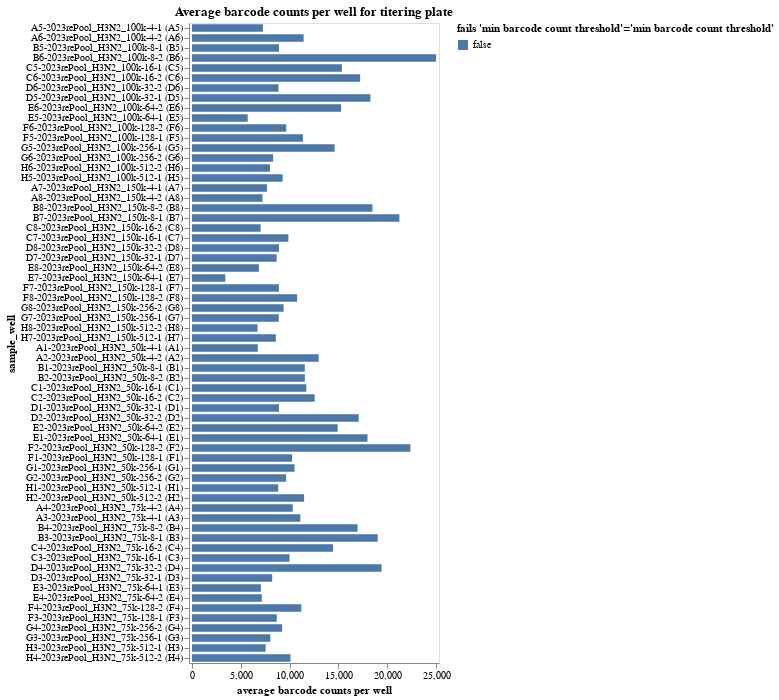

The code cell stored with this chart in its notebook:
### Markdown cell above
Plot average counts per barcode.
If a sample has inadequate barcode counts, it may not have good enough statistics for accurate analysis, and a QC-threshold is applied:

### Code cell
avg_barcode_counts = (
    counts.groupby(
        ["well", "sample_well"],
        dropna=False,
        as_index=False,
    )
    .aggregate(avg_count=pd.NamedAgg("count", "mean"))
    .assign(
        fails_qc=lambda x: (
            x["avg_count"] < 500
        ),
    )
)

avg_barcode_counts_chart = (
    alt.Chart(avg_barcode_counts)
    .encode(
        alt.X(
            "avg_count",
            title="average barcode counts per well",
            scale=alt.Scale(nice=False, padding=3),
        ),
        alt.Y("sample_well", sort=sample_wells),
        alt.Color(
            "fails_qc",
            title=f"fails {'min barcode count threshold'=}",
            legend=alt.Legend(titleLimit=500),
        ),
        tooltip=[
            alt.Tooltip(c, format=".3g") if avg_barcode_counts[c].dtype == float else c
            for c in avg_barcode_counts.columns
        ],
    )
    .mark_bar(height={"band": 0.85})
    .properties(
        height=alt.Step(10),
        width=250,
        title=f"Average barcode counts per well for titering plate",
    )
    .configure_axis(grid=False)
)

display(avg_barcode_counts_chart)

# drop wells failing QC
avg_barcode_counts_per_well_drops = list(avg_barcode_counts.query("fails_qc")["well"])

### Figure 1 — Vega-Lite specification as saved in the notebook (floating-point values rounded to 4 significant figures; data arrays with more than 128 entries replaced by an {"elided": "..."} marker saying what was removed)
{"config": {"view": {"continuousWidth": 300, "continuousHeight": 300}, "axis": {"grid": false}}, "data": {"name": "data-cbed1154d39fcc714a9cdf3fb4dfd94e"}, "mark": {"type": "bar", "height": {"band": 0.85}}, "encoding": {"color": {"field": "fails_qc", "legend": {"titleLimit": 500}, "title": "fails 'min barcode count threshold'='min barcode count threshold'", "type": "nominal"}, "tooltip": [{"field": "well", "type": "nominal"}, {"field": "sample_well", "type": "nominal"}, {"field": "avg_count", "format": ".3g", "type": "quantitative"}, {"field": "fails_qc", "type": "nominal"}], "x": {"field": "avg_count", "scale": {"nice": false, "padding": 3}, "title": "average barcode counts per well", "type": "quantitative"}, "y": {"field": "sample_well", "sort": {"elided": "256 str values"}, "type": "nominal"}}, "height": {"step": 10}, "title": "Average barcode counts per well for titering plate", "width": 250, "$schema": "https://vega.github.io/schema/vega-lite/v5.16.3.json", "datasets": {"data-cbed1154d39fcc714a9cdf3fb4dfd94e": [{"well": "A1", "sample_well": "A1-2023rePool_H3N2_50k-4-1 (A1)", "avg_count": 6731.0, "fails_qc": false}, {"well": "A2", "sample_well": "A2-2023rePool_H3N2_50k-4-2 (A2)", "avg_count": 12970.0, "fails_qc": false}, {"well": "A3", "sample_well": "A3-2023rePool_H3N2_75k-4-1 (A3)", "avg_count": 11100.0, "fails_qc": false}, {"well": "A4", "sample_well": "A4-2023rePool_H3N2_75k-4-2 (A4)", "avg_count": 10320.0, "fails_qc": false}, {"well": "A5", "sample_well": "A5-2023rePool_H3N2_100k-4-1 (A5)", "avg_count": 7259.0, "fails_qc": false}, {"well": "A6", "sample_well": "A6-2023rePool_H3N2_100k-4-2 (A6)", "avg_count": 11430.0, "fails_qc": false}, {"well": "A7", "sample_well": "A7-2023rePool_H3N2_150k-4-1 (A7)", "avg_count": 7683.0, "fails_qc": false}, {"well": "A8", "sample_well": "A8-2023rePool_H3N2_150k-4-2 (A8)", "avg_count": 7218.0, "fails_qc": false}, {"well": "B1", "sample_well": "B1-2023rePool_H3N2_50k-8-1 (B1)", "avg_count": 11550.0, "fails_qc": false}, {"well": "B2", "sample_well": "B2-2023rePool_H3N2_50k-8-2 (B2)", "avg_count": 11550.0, "fails_qc": false}, {"well": "B3", "sample_well": "B3-2023rePool_H3N2_75k-8-1 (B3)", "avg_count": 19010.0, "fails_qc": false}, {"well": "B4", "sample_well": "B4-2023rePool_H3N2_75k-8-2 (B4)", "avg_count": 16950.0, "fails_qc": false}, {"well": "B5", "sample_well": "B5-2023rePool_H3N2_100k-8-1 (B5)", "avg_count": 8911.0, "fails_qc": false}, {"well": "B6", "sample_well": "B6-2023rePool_H3N2_100k-8-2 (B6)", "avg_count": 24990.0, "fails_qc": false}, {"well": "B7", "sample_well": "B7-2023rePool_H3N2_150k-8-1 (B7)", "avg_count": 21240.0, "fails_qc": false}, {"well": "B8", "sample_well": "B8-2023rePool_H3N2_150k-8-2 (B8)", "avg_count": 18480.0, "fails_qc": false}, {"well": "C1", "sample_well": "C1-2023rePool_H3N2_50k-16-1 (C1)", "avg_count": 11710.0, "fails_qc": false}, {"well": "C2", "sample_well": "C2-2023rePool_H3N2_50k-16-2 (C2)", "avg_count": 12570.0, "fails_qc": false}, {"well": "C3", "sample_well": "C3-2023rePool_H3N2_75k-16-1 (C3)", "avg_count": 9988.0, "fails_qc": false}, {"well": "C4", "sample_well": "C4-2023rePool_H3N2_75k-16-2 (C4)", "avg_count": 14440.0, "fails_qc": false}, {"well": "C5", "sample_well": "C5-2023rePool_H3N2_100k-16-1 (C5)", "avg_count": 15350.0, "fails_qc": false}, {"well": "C6", "sample_well": "C6-2023rePool_H3N2_100k-16-2 (C6)", "avg_count": 17220.0, "fails_qc": false}, {"well": "C7", "sample_well": "C7-2023rePool_H3N2_150k-16-1 (C7)", "avg_count": 9867.0, "fails_qc": false}, {"well": "C8", "sample_well": "C8-2023rePool_H3N2_150k-16-2 (C8)", "avg_count": 7024.0, "fails_qc": false}, {"well": "D1", "sample_well": "D1-2023rePool_H3N2_50k-32-1 (D1)", "avg_count": 8904.0, "fails_qc": false}, {"well": "D2", "sample_well": "D2-2023rePool_H3N2_50k-32-2 (D2)", "avg_count": 17070.0, "fails_qc": false}, {"well": "D3", "sample_well": "D3-2023rePool_H3N2_75k-32-1 (D3)", "avg_count": 8209.0, "fails_qc": false}, {"well": "D4", "sample_well": "D4-2023rePool_H3N2_75k-32-2 (D4)", "avg_count": 19410.0, "fails_qc": false}, {"well": "D5", "sample_well": "D5-2023rePool_H3N2_100k-32-1 (D5)", "avg_count": 18270.0, "fails_qc": false}, {"well": "D6", "sample_well": "D6-2023rePool_H3N2_100k-32-2 (D6)", "avg_count": 8860.0, "fails_qc": false}, {"well": "D7", "sample_well": "D7-2023rePool_H3N2_150k-32-1 (D7)", "avg_count": 8673.0, "fails_qc": false}, {"well": "D8", "sample_well": "D8-2023rePool_H3N2_150k-32-2 (D8)", "avg_count": 8908.0, "fails_qc": false}, {"well": "E1", "sample_well": "E1-2023rePool_H3N2_50k-64-1 (E1)", "avg_count": 17970.0, "fails_qc": false}, {"well": "E2", "sample_well": "E2-2023rePool_H3N2_50k-64-2 (E2)", "avg_count": 14910.0, "fails_qc": false}, {"well": "E3", "sample_well": "E3-2023rePool_H3N2_75k-64-1 (E3)", "avg_count": 7052.0, "fails_qc": false}, {"well": "E4", "sample_well": "E4-2023rePool_H3N2_75k-64-2 (E4)", "avg_count": 7148.0, "fails_qc": false}, {"well": "E5", "sample_well": "E5-2023rePool_H3N2_100k-64-1 (E5)", "avg_count": 5709.0, "fails_qc": false}, {"well": "E6", "sample_well": "E6-2023rePool_H3N2_100k-64-2 (E6)", "avg_count": 15270.0, "fails_qc": false}, {"well": "E7", "sample_well": "E7-2023rePool_H3N2_150k-64-1 (E7)", "avg_count": 3413.0, "fails_qc": false}, {"well": "E8", "sample_well": "E8-2023rePool_H3N2_150k-64-2 (E8)", "avg_count": 6850.0, "fails_qc": false}, {"well": "F1", "sample_well": "F1-2023rePool_H3N2_50k-128-1 (F1)", "avg_count": 10240.0, "fails_qc": false}, {"well": "F2", "sample_well": "F2-2023rePool_H3N2_50k-128-2 (F2)", "avg_count": 22360.0, "fails_qc": false}, {"well": "F3", "sample_well": "F3-2023rePool_H3N2_75k-128-1 (F3)", "avg_count": 8678.0, "fails_qc": false}, {"well": "F4", "sample_well": "F4-2023rePool_H3N2_75k-128-2 (F4)", "avg_count": 11190.0, "fails_qc": false}, {"well": "F5", "sample_well": "F5-2023rePool_H3N2_100k-128-1 (F5)", "avg_count": 11350.0, "fails_qc": false}, {"well": "F6", "sample_well": "F6-2023rePool_H3N2_100k-128-2 (F6)", "avg_count": 9648.0, "fails_qc": false}, {"well": "F7", "sample_well": "F7-2023rePool_H3N2_150k-128-1 (F7)", "avg_count": 8896.0, "fails_qc": false}, {"well": "F8", "sample_well": "F8-2023rePool_H3N2_150k-128-2 (F8)", "avg_count": 10760.0, "fails_qc": false}, {"well": "G1", "sample_well": "G1-2023rePool_H3N2_50k-256-1 (G1)", "avg_count": 10490.0, "fails_qc": false}, {"well": "G2", "sample_well": "G2-2023rePool_H3N2_50k-256-2 (G2)", "avg_count": 9631.0, "fails_qc": false}, {"well": "G3", "sample_well": "G3-2023rePool_H3N2_75k-256-1 (G3)", "avg_count": 8020.0, "fails_qc": false}, {"well": "G4", "sample_well": "G4-2023rePool_H3N2_75k-256-2 (G4)", "avg_count": 9229.0, "fails_qc": false}, {"well": "G5", "sample_well": "G5-2023rePool_H3N2_100k-256-1 (G5)", "avg_count": 14600.0, "fails_qc": false}, {"well": "G6", "sample_well": "G6-2023rePool_H3N2_100k-256-2 (G6)", "avg_count": 8308.0, "fails_qc": false}, {"well": "G7", "sample_well": "G7-2023rePool_H3N2_150k-256-1 (G7)", "avg_count": 8883.0, "fails_qc": false}, {"well": "G8", "sample_well": "G8-2023rePool_H3N2_150k-256-2 (G8)", "avg_count": 9382.0, "fails_qc": false}, {"well": "H1", "sample_well": "H1-2023rePool_H3N2_50k-512-1 (H1)", "avg_count": 8827.0, "fails_qc": false}, {"well": "H2", "sample_well": "H2-2023rePool_H3N2_50k-512-2 (H2)", "avg_count": 11480.0, "fails_qc": false}, {"well": "H3", "sample_well": "H3-2023rePool_H3N2_75k-512-1 (H3)", "avg_count": 7543.0, "fails_qc": false}, {"well": "H4", "sample_well": "H4-2023rePool_H3N2_75k-512-2 (H4)", "avg_count": 10080.0, "fails_qc": false}, {"well": "H5", "sample_well": "H5-2023rePool_H3N2_100k-512-1 (H5)", "avg_count": 9280.0, "fails_qc": false}, {"well": "H6", "sample_well": "H6-2023rePool_H3N2_100k-512-2 (H6)", "avg_count": 7981.0, "fails_qc": false}, {"well": "H7", "sample_well": "H7-2023rePool_H3N2_150k-512-1 (H7)", "avg_count": 8585.0, "fails_qc": false}, {"well": "H8", "sample_well": "H8-2023rePool_H3N2_150k-512-2 (H8)", "avg_count": 6709.0, "fails_qc": false}]}}
